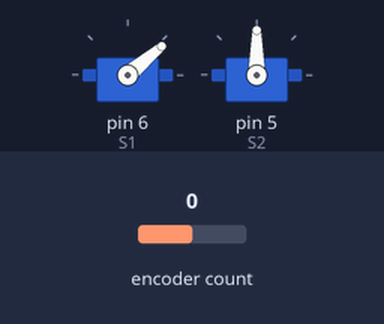
Simulated run of this sketch. Board: Arduino Mega 2560, built with avr-gcc and run on an emulated ATmega2560. Parts: 2 × servo. The inputs (shaded band) are chosen by the test bench; at power-on: encoder count 0. Random numbers use the default seed unless the sketch sets one.

Above: at 2.21 s.
At 6.65 s:
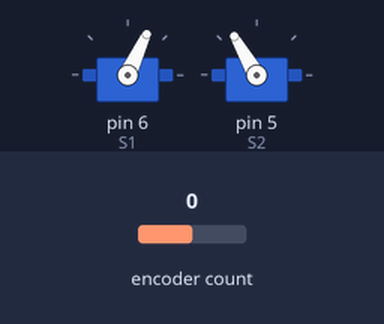
9.3 s: encoder count set to 1
At 10.1 s:
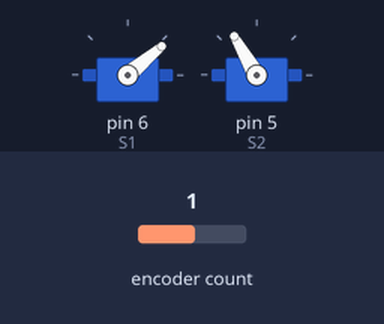
Timing chart, 0 to 23.8 s (numbered marks = the images above; inputs shaded):
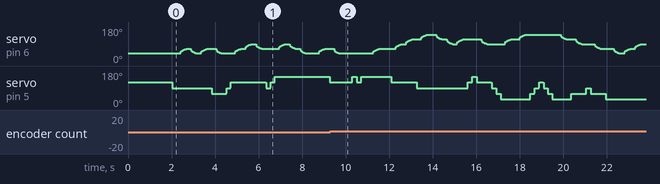

The sketch:

RLCrawler.ino
```cpp
#define DEBUG //Uncomment for debugging mode

//#include <MemoryFree.h>
//#include <pgmStrToRAM.h>
#include "myFcns.h"
//#define ENCODER_USE_INTERRUPTS
#include <Encoder.h>
#include <Servo.h>
Servo S1, S2;
Encoder rot_encoder(2, 3); //avoid using pins with LEDs attached

int h, i, j, k = 0;
long oldPosition = 0;
volatile long newPosition;
long newPosition_hold = 0;
long ms, ms_hold = 0;
int vel = 0;
int vel_dt = 10;        // dt in milliseconds for differentiate the wheel velocity from the rot_encoder position
int waitforservos = 100; // wait until the servos moved to new postion in milliseconds

float delta_q = 0;
float q_sarsa = 0;
float reward = 0;
int action; //up=0; down=1; backwards=2; forwards=3;
int newaction;

int gwS1 = 0; //gridworld state of Servo 1
int gwS2 = 0; //gridworld state of Servo 2
int newgwS1 = 0;
int newgwS2 = 0;
float Q_State[4] = {0, 0, 0, 0};
int movedir;
float del;

int Q_init = 0;
float e_greed = 90;         //latest val: 50; 93; // factor for  e-greedy action selection in range from 0-99; balance between exploration & exploitation
float e_greed_final = 90;   //98
float e_greed_step = 0.015; //value with which the e_greed factor is increased in each iteration. This way exploring at the beginning and exploitation at the end can be achieved.
float alpha = 0.3;          //0.85 // Learn rate: Low-pass filter for changes of the entries of the q-matrix in presence of q-value update
//float alpha_final = 0.5;
//float alpha_step = 0.01; //0.0005 works
float gamma = 0.95; //latest val 0.8// 0.5 at 9states worked 0.7 //discount factor of Q-value of next state

bool go_backwards = false;

#define TWENTYFIVE_STATES
#ifdef TWENTYFIVE_STATES
#define N_STATES int n_states[2] = {5, 5}; //{Servo1, Servo2}

#define SERVOPOS int servopos[5][2] = {{40, 30},   \
                                       {65, 60},   \
                                       {90, 90},   \
                                       {115, 120}, \
                                       {140, 150}};

#define GW2STATE int gw2state[5][5] = {{0, 1, 2, 3, 4},      \
                                       {5, 6, 7, 8, 9},      \
                                       {10, 11, 12, 13, 14}, \
                                       {15, 16, 17, 18, 19}, \
                                       {20, 21, 22, 23, 24}}; //gridworld indices to state number

#define QMATRIX float Q[25][4] = {{1, 1, 1, 1}, {1, 1, 1, 1}, {1, 1, 1, 1}, {1, 1, 1, 1}, {1, 1, 1, 1}, {1, 1, 1, 1}, {1, 1, 1, 1}, {1, 1, 1, 1}, {1, 1, 1, 1}, {1, 1, 1, 1}, {1, 1, 1, 1}, {1, 1, 1, 1}, {1, 1, 1, 1}, {1, 1, 1, 1}, {1, 1, 1, 1}, {1, 1, 1, 1}, {1, 1, 1, 1}, {1, 1, 1, 1}, {1, 1, 1, 1}, {1, 1, 1, 1}, {1, 1, 1, 1}, {1, 1, 1, 1}, {1, 1, 1, 1}, {1, 1, 1, 1}, {1, 1, 1, 1}};
#else
#define N_STATES int n_states[2] = {3, 3}; //{Servo1, Servo2}
#define SERVOPOS int servopos[3][2] = {{85, 30},  \
                                       {105, 90}, \
                                       {120, 150}};
#define GW2STATE int gw2state[3][3] = {{0, 1, 2}, \
                                       {3, 4, 5}, \
                                       {6, 7, 8}};
#define QMATRIX float Q[9][4] = {{1, 1, 1, 1}, {1, 1, 1, 1}, {1, 1, 1, 1}, {1, 1, 1, 1}, {1, 1, 1, 1}, {1, 1, 1, 1}, {1, 1, 1, 1}, {1, 1, 1, 1}, {1, 1, 1, 1}};
#endif
N_STATES
SERVOPOS
GW2STATE
QMATRIX

void setup()
{

  for (h = 0; h < (n_states[0] * n_states[1]); h++)
  {
    for (i = 0; i < 4; i++)
    {
      Q[h][i] = Q[h][i] * Q_init;
    }
  }

  S1.attach(6); //range 20 to 180
  S2.attach(5); //range 10 to 150; 90 is 45degree up-forward; 150 is forward-down; 10 is backwards-up
  Serial1.begin(115200);
  Serial1.println("*******************Start-up****************************");
  if (go_backwards)
  {
    movedir = -1;
  }
  else
  {
    movedir = 1;
  }
  long rnd_seed;
  int op;
  //rnd_seed = analogRead(A0);

  for (int p = A0; p <= A7; p++)
  {
    op = random(0, 2);
    if (op == 0)
    {
      rnd_seed += analogRead(p);
    }
    else if (op == 1)
    {
      rnd_seed *= analogRead(p);
    }
    randomSeed(abs(rnd_seed));
  }
  Serial1.print("Random Seed: ");
  Serial1.println(abs(rnd_seed));
  //randomSeed(25); //35 good for 9 states
  gwS1 = random(0, n_states[0]);
  gwS2 = random(0, n_states[1]); //random initial state
  Serial1.print("Random initial state: ");
  Serial1.println(gw2state[gwS1][gwS2]);
  S1.write(servopos[gwS1][0]);
  S2.write(servopos[gwS2][1]);
  for (i = 0; i < 4; i++)
  {
    Q_State[i] = Q[gw2state[gwS1][gwS2]][i];
  }
  action = e_greedy(e_greed, e_greed_final, e_greed_step, Q_State);
  delay(2000);
  Serial1.print("g1: ");
  Serial1.print(gwS1);
  Serial1.print("g2: ");
  Serial1.print(gwS2);
  newPosition_hold = rot_encoder.read();
}

void loop()
{

  DEBUG_PRINTLN("****************");
  DEBUG_PRINT("OLD STATE: ");
  DEBUG_PRINTLN(gw2state[gwS1][gwS2]);

  //compute the new state reached by the picked action
  action2state(gwS1, gwS2, newgwS1, newgwS2, n_states, action);
  DEBUG_PRINT("NEW STATE: ");
  DEBUG_PRINTLN(gw2state[newgwS1][newgwS2]);
  //DEBUG_PRINT("ng1: ");DEBUG_PRINTLN(newgwS1);
  //DEBUG_PRINT("ng2: ");DEBUG_PRINTLN(newgwS2);

  //update the real world system to the new state -> moving the servos
  //reduce servo speed to the end of the movement with a quadratic growing delay between the servo position increments
  k = 0;
  for (i = 1; i <= abs(servopos[newgwS1][0] - servopos[gwS1][0]); i++)
  {
    if (newgwS1 > gwS1)
    {
      S1.write(servopos[gwS1][0] + i);
    }
    else if (newgwS1 < gwS1)
    {
      S1.write(servopos[gwS1][0] - i);
    }

    if (abs(servopos[newgwS1][0] - servopos[gwS1][0]) - i <= 25 && abs(servopos[newgwS1][0] - servopos[gwS1][0]) - i >= 1)
    {
      del = ((25.0 / 25.0) / 25.0) * ((k+5) * (k+5)); // ((final_delay/delta_steps)/delta_steps)*step^2
      k++;
    }
    else
    {
      del = 0;
    }
    delay((int)del);
    //Serial1.println((int)del);
  }

  for (i = 1; i <= abs(servopos[newgwS2][1] - servopos[gwS2][1]); i++)
  {
    if (newgwS2 > gwS2)
    {
      S2.write(servopos[gwS2][1] + i);
    }
    else if (newgwS2 < gwS2)
    {
      S2.write(servopos[gwS2][1] - i);
    }
    del = ((2.0 / abs(servopos[newgwS2][1] - servopos[gwS2][1])) / abs(servopos[newgwS2][1] - servopos[gwS2][1])) * (i * i); // ((final_delay/delta_steps)/delta_steps)*step^2
    delay((int)del);
  }
  delay(waitforservos);

  //Measure change in Position with the rotary encoder
  k = 0;
  ms_hold = millis();
  while (true) // wait and measure as long as the velocity is above "vel"
  {
    ms = millis();
    if (ms >= ms_hold + vel_dt)
    {
      ms_hold = ms;
      newPosition = rot_encoder.read();
      vel = ((newPosition - newPosition_hold) * 1000) / vel_dt;
      //DEBUG_PRINT("Velocity: ");Serial1.println(vel);
      //DEBUG_PRINTLN(newPosition);

      if (abs(vel) < 300)
      {
        newPosition_hold = newPosition;
        Serial1.println("BREAK");
        break;
      }

      newPosition_hold = newPosition;
    }
    k++;
  }

  //Observe Reward
  reward = newPosition - oldPosition;
  reward = reward * movedir; // Negate reward when moving backwards is selected
  reward = (reward/100);
  reward = reward * reward * reward;
  reward = reward - 20;

  DEBUG_PRINT("OLD POS: ");
  DEBUG_PRINTLN(oldPosition);
  DEBUG_PRINT("NEW POS: ");
  DEBUG_PRINTLN(newPosition);
  DEBUG_PRINT("REWARD: ");
  DEBUG_PRINTLN(reward);

  oldPosition = newPosition; // Store current position for next iteration

  //Pick an action by e-greedy policy
  for (i = 0; i < 4; i++)
  {
    Q_State[i] = Q[gw2state[newgwS1][newgwS2]][i];
  }
  newaction = e_greedy(e_greed, e_greed_final, e_greed_step, Q_State);

  //decrease alpha over time to decrease the effect of Q value updates
  //  if (alpha >= alpha_final + alpha_step) //Increase e_greedy value ofer time to exploit more after some learning
  //    {
  //      alpha = alpha - alpha_step;
  //    }
  //  else {alpha = alpha_final;}

  //compute Q update
  //SARSA
  q_sarsa = Q[gw2state[newgwS1][newgwS2]][newaction];
  delta_q = reward + (gamma * q_sarsa) - Q[gw2state[gwS1][gwS2]][action];
  Q[gw2state[gwS1][gwS2]][action] = Q[gw2state[gwS1][gwS2]][action] + alpha * delta_q;

  gwS2 = newgwS2; //Store new state for next iteration
  gwS1 = newgwS1;
  action = newaction;

  for (h = 0; h < (n_states[0] * n_states[1]); h++)
  {
    for (i = 0; i < 4; i++)
    {
      DEBUG_PRINT(Q[h][i]);
      DEBUG_PRINT(", ");
    }
    DEBUG_PRINTLN();
  }

  DEBUG_PRINTLN(j);
  j++;
  //delay(500);
}
```

action2state.ino
```cpp
void action2state(int gwS1, int gwS2, int& newgwS1, int& newgwS2, int n_states[2], int action) //n_states is the number of states for each servo
{

if (action == 0)
    {
      //Serial1.print("A0 ");
    if ((gwS1 <= 0) && (action == 0))
      {
      newgwS1 = gwS1;
      newgwS2 = gwS2;
      }
    else
      {
      newgwS1 = gwS1 - 1;
      newgwS2 = gwS2;
      }
    }

   if (action == 1)
    { //Serial1.print("A1 ");
    if ((gwS1 >= n_states[0]-1) && (action == 1))
      {
      newgwS1 = gwS1;
      newgwS2 = gwS2;
      }
    else
      {
      newgwS1 = gwS1 + 1;
      newgwS2 = gwS2;
      }
    }

   if (action == 2)
    { //Serial1.print("A2 ");
    if ((gwS2 <= 0) && (action == 2))
      {
      newgwS1 = gwS1;
      newgwS2 = gwS2;
      }
    else
      {
      newgwS1 = gwS1;
      newgwS2 = gwS2 - 1;
      }
    }

   if (action == 3)
    {// Serial1.print("A3 ");
    if ((gwS2 >= n_states[1]-1)) //&& (action == 3))
      {
      newgwS1 = gwS1;
      newgwS2 = gwS2;
      }
    else
      {
      newgwS1 = gwS1;
      newgwS2 = gwS2 + 1;
      }
    }
}
```

e_greedy.ino
```cpp
int e_greedy(float &e_greed, float e_greed_final, float e_greed_step, float Q[4])
{
   int action = 0;
   int n, i = 0;
   int similar_max[4] = {0, 0, 0, 0};
   float max_q = 0;
//int rnd;
//rnd=analogRead(A0);
// randomSeed(rnd);
//  Serial1.println(rnd);

    //Pick action: e-Greedy:
      if (e_greed <= (e_greed_final - e_greed_step)) //Increase e_greedy value ofer time to exploit more after some learning
      {
      e_greed = e_greed + e_greed_step;
      }
      else {e_greed = e_greed_final;}
      DEBUG_PRINT("e-Greed: "); DEBUG_PRINTLN(e_greed);

      //Exploration
      if (random(0, 100) > e_greed)
      {
      action = random(0, 4);
      DEBUG_PRINTLN("e-Greedy: Random Choice");
      }
      else //Exploitation
      { //find highest q value in current state
      max_q = Q[0];     //Initially guess that the first action (index 0) is has the highest Q-val
      for (i=1; i<4; i++)
        {
        if (Q[i] > max_q) //TODO handle decision between two actions with same Q values
          {
          max_q = Q[i];
          action = i;
          }
        } DEBUG_PRINTLN("e-Greedy: Highest Q-Choice"); DEBUG_PRINT("MAX Q: "); DEBUG_PRINTLN(max_q);
      n=0;
      for (i=0; i<4; i++)
        {
        if(Q[i] == max_q)
          {
          DEBUG_PRINT(i); DEBUG_PRINT(", ");
          similar_max[n] = i;
          n++;
          }
        }

      if(n >= 2)
        {
          DEBUG_PRINT("<- have equal high Q-values");
          action = similar_max[random(0, n)];
          DEBUG_PRINTLN("e-Greedy: Random action choice ot of multiple equal highest Q-Values");
        } //if all q values in current state are zero, pick a random action
      }
    DEBUG_PRINT("Action chosen: ");
    DEBUG_PRINTLN(action);


return action;
}
```

myFcns.h
```cpp
//Epsilon greedy
int e_greedy(float &e_greed, float e_greed_final, float e_greed_step, float Q[4]);

//Delta: Mapping from actions to states
void action2state(int gwS1, int gwS2, int& newgwS1, int& newgwS2, int n_states[2], int action);

#ifdef DEBUG
#define DEBUG_PRINT(x)    Serial1.print(x)
#define DEBUG_PRINTLN(x)  Serial1.println(x)
#define DEBUG_DELAY(x)    delay(x)
#else
#define DEBUG_PRINT(x)
#define DEBUG_PRINTLN(x)
#define DEBUG_DELAY(x)
#endif
```
